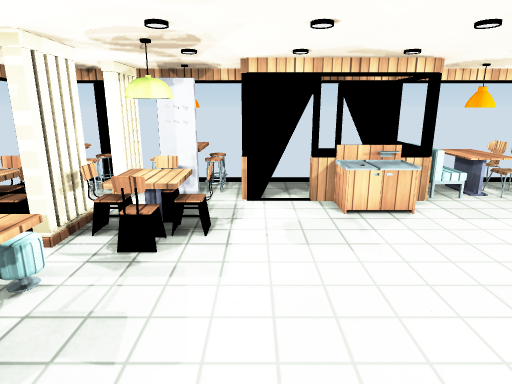
[1] (above)

12 first-person views from a walk through a scene from a Unity 3-D project. The camera is 1.3 m above the floor, tilts 14° down and sees 75° across. Doors are open. The floor is counted in squares, 0.51 m on a side. Each view is taken from the middle of a square. On the plan, view 1 faces up. The plan holds only what a view shows up to about 20 squares ahead; the rest is blank. The place goes on beyond the plan. The player is left out. Surface patterns are stand-ins for the level's own textures.

[2]
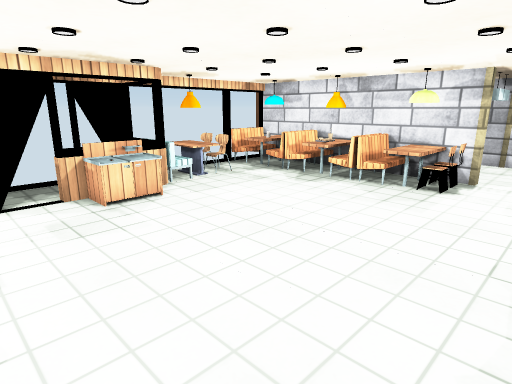

[3]
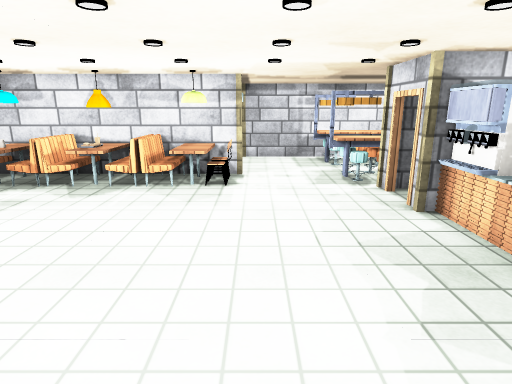

[4]
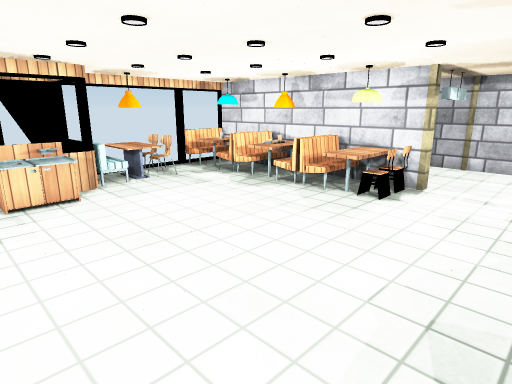

[5]
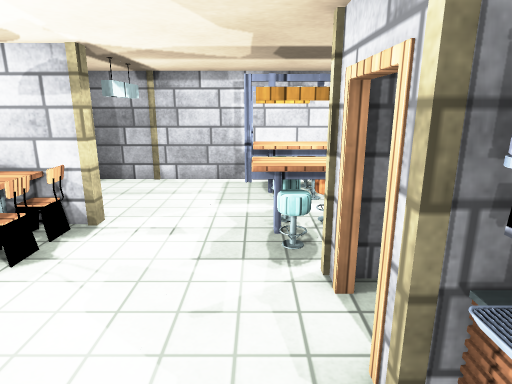

[6]
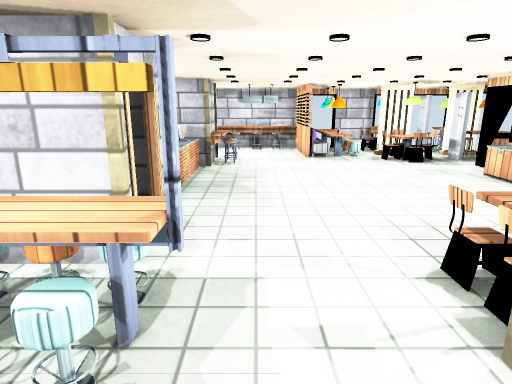

[7]
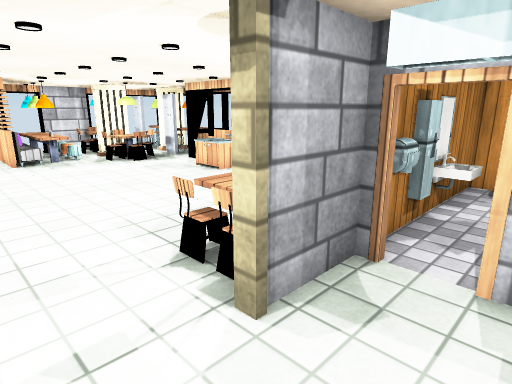

[8]
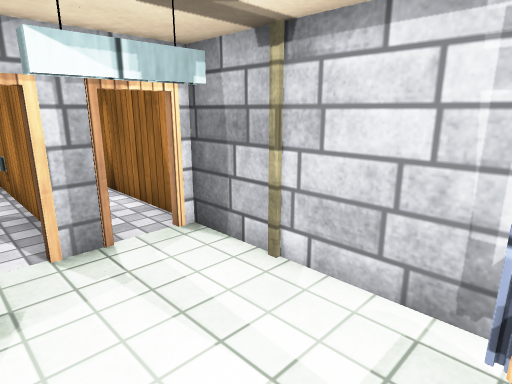

[9]
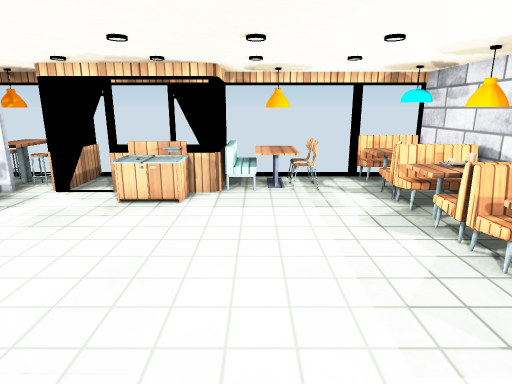

[10]
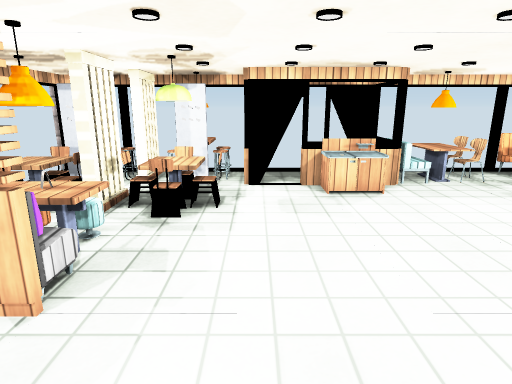

[11]
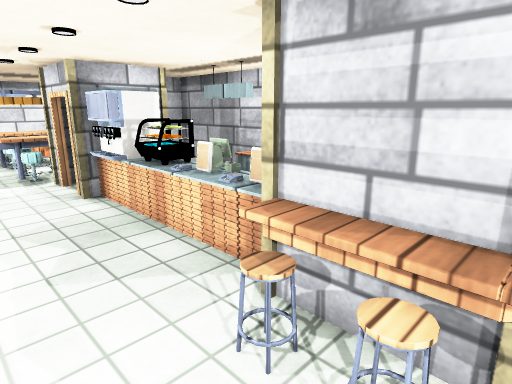

[12]
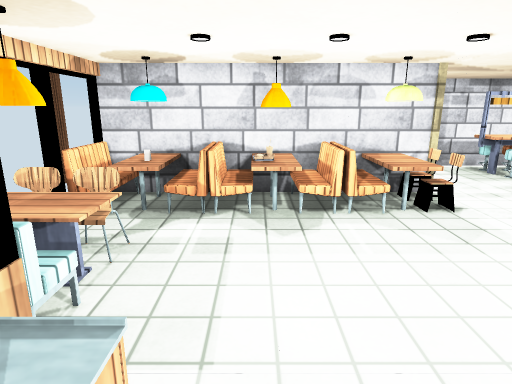

### Floor plan
Key: @ floor where view 1 was taken; # wall or solid block; x gap in a wall; . floor; D open door; = window, fence, low wall or low ledge.
Columns run from 6 left of view 1 to 17 right of it. Each row starts with its distance up from view 1.
 12                 ###
 11             ##=.###
 10    #####    ##=.###
  9     #.DD###### .##
  8     #...###.....###
  7    ###..........##
  6    ###..........##
  5    # ...........##
  4 ####............###DD#D#
  3 ####............###....#
  2 ####............###.##.#
  1     ................  .#
  0  .x...@................#
 -1  .#....................#
 -2   #   ...........##. ###
 -3    ####    ###DD###  ##
 -4       #

Positions as (right, up) in squares from view 1, and headings:
1: (0, 0), facing up
2: (-1, -1), facing up-right
3: (-1, 1), facing right
4: (1, -2), facing up-right
5: (5, -2), facing right
6: (15, -1), facing left
7: (15, -1), facing up-left
8: (13, -2), facing up-right
9: (6, -1), facing up
10: (0, -2), facing up
11: (-3, 0), facing down-right
12: (2, 7), facing right
